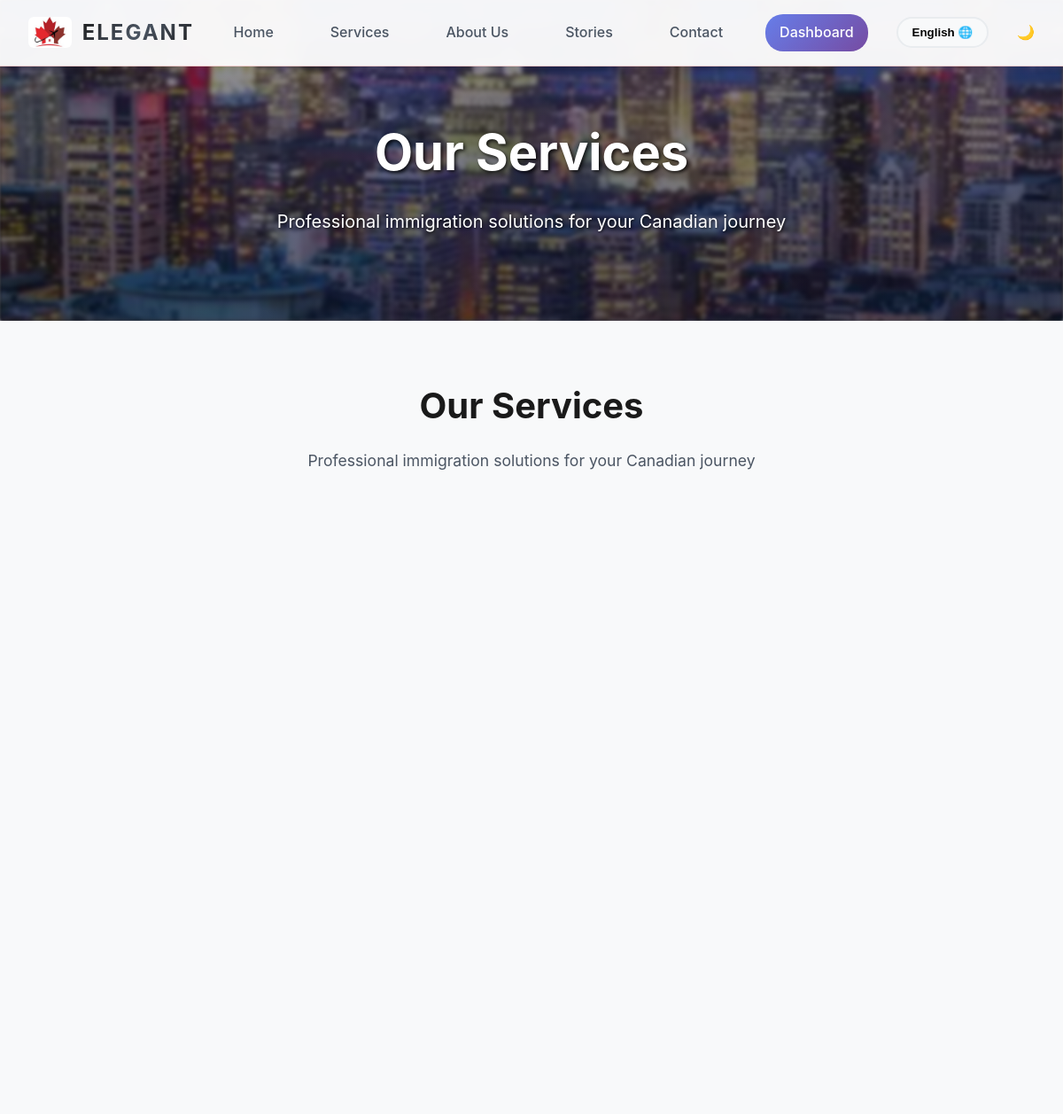
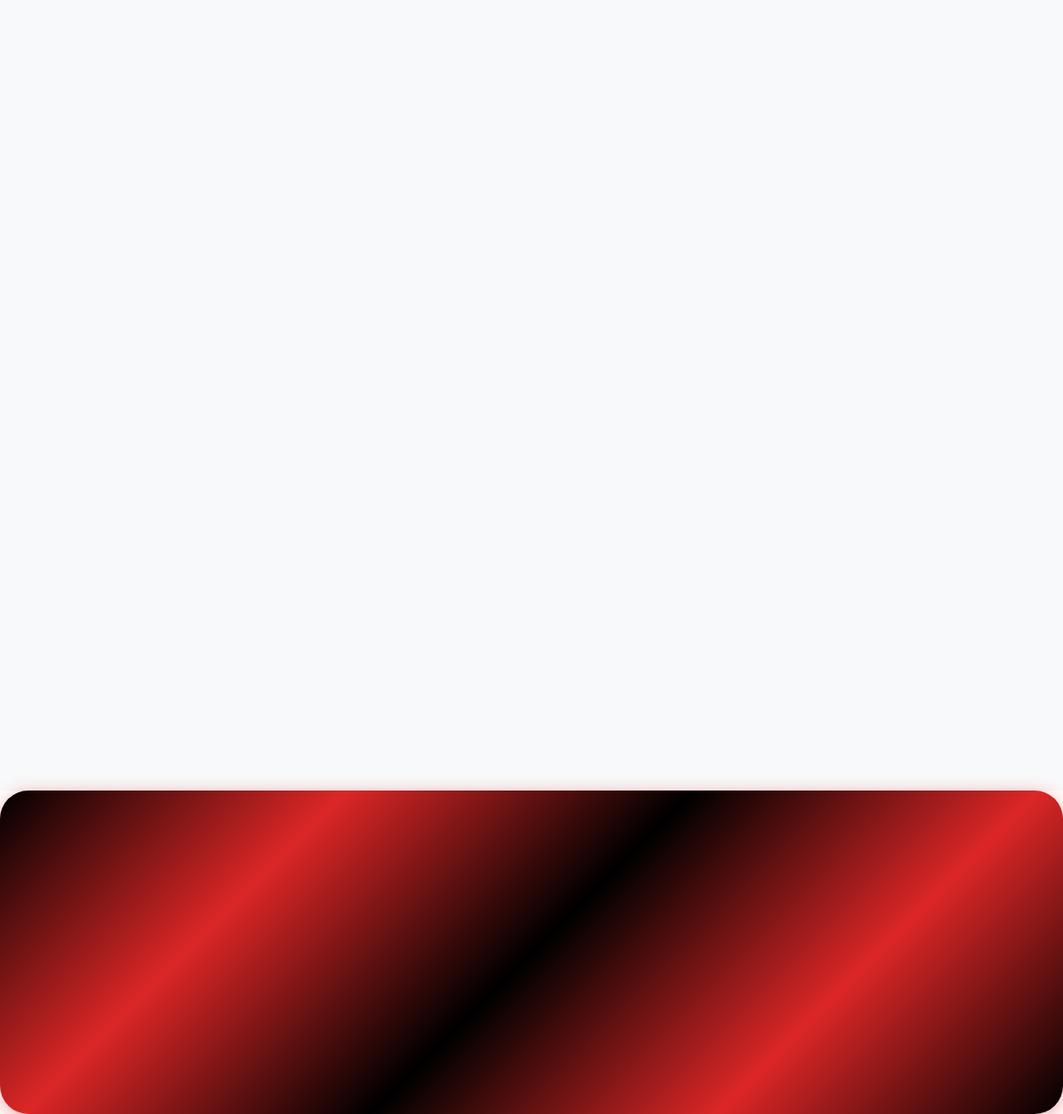
/services, run on the app's committed database (2 pictures, top to bottom).
### tables this page shows
CREATE TABLE page_sections (
            id INTEGER PRIMARY KEY AUTOINCREMENT,
            page_name TEXT NOT NULL,
            section_key TEXT NOT NULL,
            title_en TEXT,
            title_ar TEXT,
            content_en TEXT,
            content_ar TEXT,
            image_url TEXT,
            order_index INTEGER DEFAULT 0,
            is_active BOOLEAN DEFAULT 1,
            updated_at TIMESTAMP DEFAULT CURRENT_TIMESTAMP,
            UNIQUE(page_name, section_key)
        );

### app.py (the view)
@app.route('/services')
def services():
    current_lang = get_language()
    conn = get_db_connection()
    sections = conn.execute('''
        SELECT * FROM page_sections
        WHERE page_name = 'index'
        ORDER BY order_index ASC
    ''').fetchall()
    services_list = conn.execute('SELECT * FROM services WHERE is_active = 1 ORDER BY order_index ASC').fetchall()
    conn.close()
    return render_template('services.html', current_lang=current_lang, languages=SUPPORTED_LANGUAGES, sections=sections, services=services_list)

### app.py (called while the page is built)
def get_language():
    return session.get('language', 'en')

def get_db_connection():
    conn = sqlite3.connect('website_content.db')
    conn.row_factory = sqlite3.Row
    return conn

### templates/services.html (shortened to what this page needs)
<!DOCTYPE html>
<html lang="{% if current_lang == 'ar' %}ar{% else %}en{% endif %}" dir="{% if current_lang == 'ar' %}rtl{% else %}ltr{% endif %}">
<head>
    <link rel="stylesheet" href="{{ url_for('static', filename='tooplate-cloud-sync-style.css') }}">
</head>
<body>
    <div class="floating-shapes">
    </div>
    <nav>
        <div class="nav-container">
            <div class="logo">
                <img src="{{ url_for('static', filename='images/logo.jpg') }}" alt="Elegant Logo" class="logo-img">
                <span style="font-weight: 700; letter-spacing: 2px;">ELEGANT</span>
            </div>
            <div class="nav-links">
                {% set nav_home = sections|selectattr('section_key', 'equalto', 'nav_home')|first %}
                {% set nav_services = sections|selectattr('section_key', 'equalto', 'nav_services')|first %}
                {% set nav_about = sections|selectattr('section_key', 'equalto', 'nav_about')|first %}
                {% set nav_stories = sections|selectattr('section_key', 'equalto', 'nav_stories')|first %}
                {% set nav_contact = sections|selectattr('section_key', 'equalto', 'nav_contact')|first %}
                {% set nav_dashboard = sections|selectattr('section_key', 'equalto', 'nav_dashboard')|first %}
                <a href="{{ url_for('index') }}">
                    {% if current_lang == 'ar' %}
                        {{ nav_home.title_ar if nav_home and nav_home.title_ar else 'الرئيسية' }}
                    {% else %}
                        {{ nav_home.title_en if nav_home and nav_home.title_en else 'Home' }}
                    {% endif %}
                </a>
                <a href="{{ url_for('services') }}">
                    {% if current_lang == 'ar' %}
                        {{ nav_services.title_ar if nav_services and nav_services.title_ar else 'الخدمات' }}
                    {% else %}
                        {{ nav_services.title_en if nav_services and nav_services.title_en else 'Services' }}
                    {% endif %}
                </a>
                <a href="{{ url_for('about') }}">
                    {% if current_lang == 'ar' %}
                        {{ nav_about.title_ar if nav_about and nav_about.title_ar else 'من نحن' }}
                    {% else %}
                        {{ nav_about.title_en if nav_about and nav_about.title_en else 'About Us' }}
                    {% endif %}
                </a>
                <a href="{{ url_for('index') }}#about">
                    {% if current_lang == 'ar' %}
                        {{ nav_stories.title_ar if nav_stories and nav_stories.title_ar else 'القصص' }}
                    {% else %}
                        {{ nav_stories.title_en if nav_stories and nav_stories.title_en else 'Stories' }}
                    {% endif %}
                </a>
                <a href="{{ url_for('index') }}#contact">
                    {% if current_lang == 'ar' %}
                        {{ nav_contact.title_ar if nav_contact and nav_contact.title_ar else 'تواصل معنا' }}
                    {% else %}
                        {{ nav_contact.title_en if nav_contact and nav_contact.title_en else 'Contact' }}
                    {% endif %}
                </a>
                <a href="{{ url_for('dashboard') }}" style="background: linear-gradient(135deg, #667eea 0%, #764ba2 100%); color: white; padding: 0.5rem 1rem; border-radius: 20px; text-decoration: none;">
                    {% if current_lang == 'ar' %}
                        {{ nav_dashboard.title_ar if nav_dashboard and nav_dashboard.title_ar else 'لوحة التحكم' }}
                    {% else %}
                        {{ nav_dashboard.title_en if nav_dashboard and nav_dashboard.title_en else 'Dashboard' }}
                    {% endif %}
                </a>
                <div class="language-switcher" style="position: relative; display: inline-block;">
                    <button class="lang-btn" style="background: #f8f9fa; border: 2px solid #e9ecef; border-radius: 20px; padding: 0.5rem 1rem; cursor: pointer; font-weight: 600; transition: all 0.3s ease;">
                        {% if current_lang == 'ar' %}العربية{% else %}English{% endif %} 🌐
                    </button>
                </div>
                <div class="theme-toggle" id="themeToggle">
                    <div class="theme-toggle-slider">🌙</div>
                </div>
            </div>
        </div>
    </nav>
    <section class="hero">
        <div class="hero-backgrounds">
            <div class="hero-bg"></div>
            <div class="hero-bg"></div>
            <div class="hero-bg"></div>
        </div>
        <div class="hero-content">
            <h1>Our Services</h1>
            <p class="hero-subtitle">Professional immigration solutions for your Canadian journey</p>
        </div>
    </section>
    <section class="features">
        <div class="features-container">
            <div class="features-header">
                <h2>Our Services</h2>
                <p class="features-subtitle">Professional immigration solutions for your Canadian journey</p>
            </div>
        </div>
    </section>
    <section class="pricing" style="padding: 3rem 2rem;">
    </section>
</body>
</html>

### data on the page
page_sections: title_en "Home"
page_sections: title_en "Services"
page_sections: title_en "About Us"
page_sections: title_en "Stories"
page_sections: title_en "Contact"
page_sections: title_en "Dashboard"
